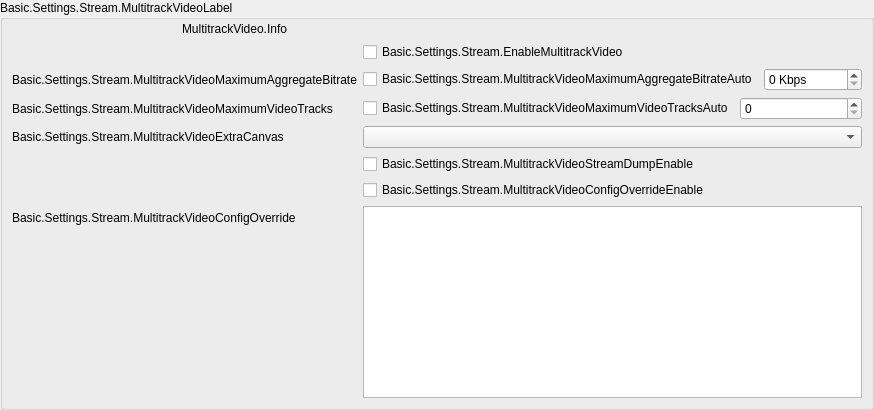
               <widget class="QGroupBox" name="multitrackVideoGroupBox">
                <property name="title">
                 <string>Basic.Settings.Stream.MultitrackVideoLabel</string>
                </property>
                <layout class="QVBoxLayout" name="verticalLayout_34">
                 <property name="leftMargin">
                  <number>9</number>
                 </property>
                 <property name="topMargin">
                  <number>2</number>
                 </property>
                 <property name="rightMargin">
                  <number>9</number>
                 </property>
                 <property name="bottomMargin">
                  <number>9</number>
                 </property>
                 <item>
                  <layout class="QHBoxLayout" name="horizontalLayout_12">
                   <item>
                    <spacer name="horizontalSpacer_31">
                     <property name="orientation">
                      <enum>Qt::Horizontal</enum>
                     </property>
                     <property name="sizeType">
                      <enum>QSizePolicy::Fixed</enum>
                     </property>
                     <property name="sizeHint" stdset="0">
                      <size>
                       <width>170</width>
                       <height>10</height>
                      </size>
                     </property>
                    </spacer>
                   </item>
                   <item>
                    <widget class="QLabel" name="multitrackVideoInfo">
                     <property name="text">
                      <string>MultitrackVideo.Info</string>
                     </property>
                     <property name="textFormat">
                      <enum>Qt::RichText</enum>
                     </property>
                     <property name="wordWrap">
                      <bool>true</bool>
                     </property>
                     <property name="openExternalLinks">
                      <bool>true</bool>
                     </property>
                    </widget>
                   </item>
                  </layout>
                 </item>
                 <item>
                  <layout class="QFormLayout" name="formLayout_27">
                   <property name="fieldGrowthPolicy">
                    <enum>QFormLayout::AllNonFixedFieldsGrow</enum>
                   </property>
                   <item row="0" column="0">
                    <spacer name="horizontalSpacer_30">
                     <property name="orientation">
                      <enum>Qt::Horizontal</enum>
                     </property>
                     <property name="sizeType">
                      <enum>QSizePolicy::Fixed</enum>
                     </property>
                     <property name="sizeHint" stdset="0">
                      <size>
                       <width>170</width>
                       <height>10</height>
                      </size>
                     </property>
                    </spacer>
                   </item>
                   <item row="0" column="1">
                    <widget class="QCheckBox" name="enableMultitrackVideo">
                     <property name="text">
                      <string>Basic.Settings.Stream.EnableMultitrackVideo</string>
                     </property>
                    </widget>
                   </item>
                   <item row="1" column="0">
                    <widget class="QLabel" name="multitrackVideoMaximumAggregateBitrateLabel">
                     <property name="text">
                      <string>Basic.Settings.Stream.MultitrackVideoMaximumAggregateBitrate</string>
                     </property>
                    </widget>
                   </item>
                   <item row="1" column="1">
                    <layout class="QHBoxLayout" name="horizontalLayout_31" stretch="0,0">
                     <item>
                      <widget class="QCheckBox" name="multitrackVideoMaximumAggregateBitrateAuto">
                       <property name="text">
                        <string>Basic.Settings.Stream.MultitrackVideoMaximumAggregateBitrateAuto</string>
                       </property>
                      </widget>
                     </item>
                     <item>
                      <widget class="QSpinBox" name="multitrackVideoMaximumAggregateBitrate">
                       <property name="sizePolicy">
                        <sizepolicy hsizetype="MinimumExpanding" vsizetype="Fixed">
                         <horstretch>0</horstretch>
                         <verstretch>0</verstretch>
                        </sizepolicy>
                       </property>
                       <property name="suffix">
                        <string notr="true"> Kbps</string>
                       </property>
                       <property name="minimum">
                        <number>0</number>
                       </property>
                       <property name="maximum">
                        <number>1000000</number>
                       </property>
                       <property name="singleStep">
                        <number>50</number>
                       </property>
                       <property name="value">
                        <number>0</number>
                       </property>
                      </widget>
                     </item>
                    </layout>
                   </item>
                   <item row="2" column="0">
                    <widget class="QLabel" name="multitrackVideoMaximumVideoTracksLabel">
                     <property name="text">
                      <string>Basic.Settings.Stream.MultitrackVideoMaximumVideoTracks</string>
                     </property>
                    </widget>
                   </item>
                   <item row="2" column="1">
                    <layout class="QHBoxLayout" name="horizontalLayout_32" stretch="0,0">
                     <item>
                      <widget class="QCheckBox" name="multitrackVideoMaximumVideoTracksAuto">
                       <property name="sizePolicy">
                        <sizepolicy hsizetype="Minimum" vsizetype="Fixed">
                         <horstretch>0</horstretch>
                         <verstretch>0</verstretch>
                        </sizepolicy>
                       </property>
                       <property name="text">
                        <string>Basic.Settings.Stream.MultitrackVideoMaximumVideoTracksAuto</string>
                       </property>
                      </widget>
                     </item>
                     <item>
                      <widget class="QSpinBox" name="multitrackVideoMaximumVideoTracks">
                       <property name="sizePolicy">
                        <sizepolicy hsizetype="MinimumExpanding" vsizetype="Fixed">
                         <horstretch>0</horstretch>
                         <verstretch>0</verstretch>
                        </sizepolicy>
                       </property>
                       <property name="minimum">
                        <number>0</number>
                       </property>
                       <property name="maximum">
                        <number>100</number>
                       </property>
                       <property name="value">
                        <number>0</number>
                       </property>
                      </widget>
                     </item>
                    </layout>
                   </item>
                   <item row="3" column="1">
                    <widget class="QComboBox" name="multitrackVideoAdditionalCanvas">
                     <property name="placeholderText">
                      <string>None</string>
                     </property>
                    </widget>
                   </item>
                   <item row="4" column="0">
                    <spacer name="horizontalSpacer_32">
                     <property name="orientation">
                      <enum>Qt::Horizontal</enum>
                     </property>
                     <property name="sizeType">
                      <enum>QSizePolicy::Fixed</enum>
                     </property>
                     <property name="sizeHint" stdset="0">
                      <size>
                       <width>170</width>
                       <height>10</height>
                      </size>
                     </property>
                    </spacer>
                   </item>
                   <item row="4" column="1">
                    <widget class="QCheckBox" name="multitrackVideoStreamDumpEnable">
                     <property name="text">
                      <string>Basic.Settings.Stream.MultitrackVideoStreamDumpEnable</string>
                     </property>
                    </widget>
                   </item>
                   <item row="5" column="1">
                    <widget class="QCheckBox" name="multitrackVideoConfigOverrideEnable">
                     <property name="text">
                      <string>Basic.Settings.Stream.MultitrackVideoConfigOverrideEnable</string>
                     </property>
                    </widget>
                   </item>
                   <item row="6" column="0">
                    <widget class="QLabel" name="multitrackVideoConfigOverrideLabel">
                     <property name="text">
                      <string>Basic.Settings.Stream.MultitrackVideoConfigOverride</string>
                     </property>
                    </widget>
                   </item>
                   <item row="6" column="1">
                    <widget class="QPlainTextEdit" name="multitrackVideoConfigOverride">
                     <property name="sizePolicy">
                      <sizepolicy hsizetype="Expanding" vsizetype="Expanding">
                       <horstretch>0</horstretch>
                       <verstretch>0</verstretch>
                      </sizepolicy>
                     </property>
                    </widget>
                   </item>
                   <item row="3" column="0">
                    <widget class="QLabel" name="multitrackVideoAdditionalCanvasLabel">
                     <property name="text">
                      <string>Basic.Settings.Stream.MultitrackVideoExtraCanvas</string>
                     </property>
                    </widget>
                   </item>
                  </layout>
                 </item>
                </layout>
               </widget>
